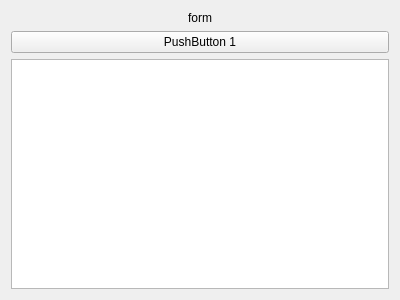
<?xml version="1.0" encoding="UTF-8"?>
<ui version="4.0">
 <class>Form</class>
 <widget class="QWidget" name="Form">
  <property name="geometry">
   <rect>
    <x>0</x>
    <y>0</y>
    <width>400</width>
    <height>300</height>
   </rect>
  </property>
  <property name="windowTitle">
   <string>Form</string>
  </property>
  <layout class="QVBoxLayout" name="verticalLayout">
   <item>
    <widget class="QLabel" name="label">
     <property name="text">
      <string>form</string>
     </property>
     <property name="alignment">
      <set>Qt::AlignCenter</set>
     </property>
    </widget>
   </item>
   <item>
    <widget class="QPushButton" name="pushButton1">
     <property name="text">
      <string>PushButton 1</string>
     </property>
    </widget>
   </item>
   <item>
    <widget class="QPlainTextEdit" name="plainTextEdit"/>
   </item>
  </layout>
 </widget>
 <resources/>
 <connections/>
</ui>
